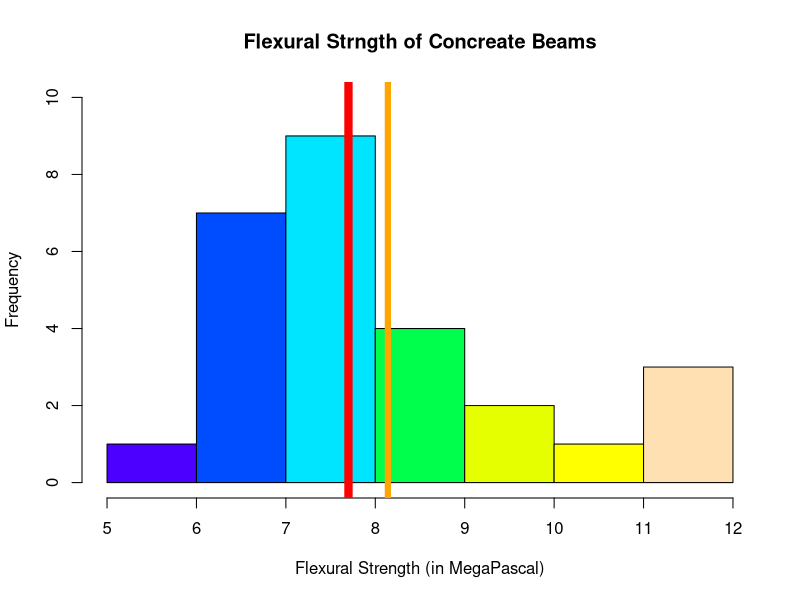
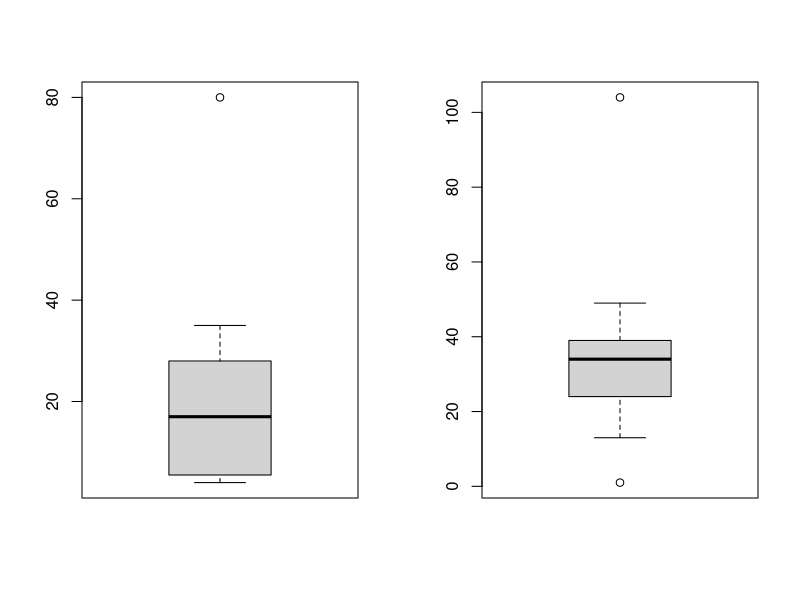
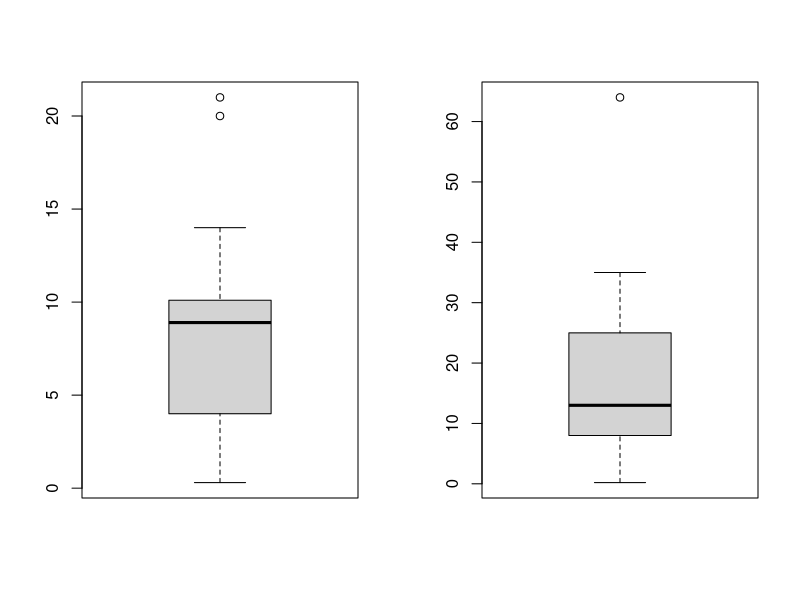
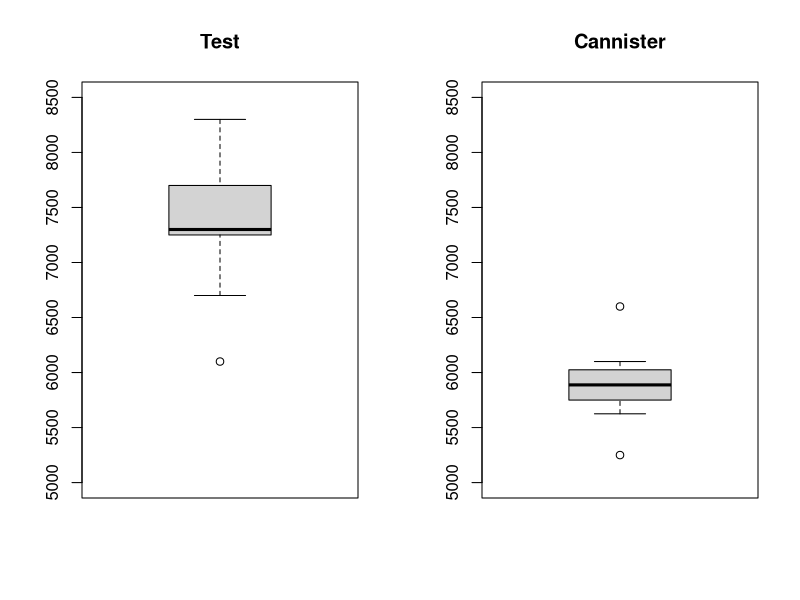

The R script that drew these images, in order:
## ---- chunk 1
library(dplyr)
library(ggplot2)
## ---- chunk 2
beam <- c(5.9, 7.2, 7.3, 6.3, 8.1, 6.8, 7.0, 7.6, 6.8, 6.5, 7.0, 6.3, 7.9, 9.0,
         8.2, 8.7, 7.8, 9.7, 7.4, 7.7, 9.7, 7.8, 7.7, 11.6, 11.3, 11.8, 10.7)
stem(beam)
## ---- chunk 3
hist(beam, 
     col = topo.colors(7), 
     ylim = c(0,10), 
     xlab= "Flexural Strength (in MegaPascal)",
     main = "Flexural Strngth of Concreate Beams")
abline(v=mean(beam), col="orange", lwd = 6)
abline(v=median(beam), col="red", lwd = 8)
## ---- chunk 4
proportion <- mean(as.integer(beam > 10))
print(paste(round(proportion*100,2), "%"))
## ---- chunk 5
wood.g <- c(.31, .35, .36, .36, .37, .38, .40, .40, .40,
            .41, .41, .42, .42, .42, .42, .42, .43, .44,
            .45, .46, .46, .47, .48, .48, .48, .51, .54,
            .54, .55, .58, .62, .66, .66, .67, .68, .75)
## ---- chunk 6
stem(wood.g, scale = 0.1)
stem(wood.g, scale = 0.5)
stem(wood.g)
## ---- chunk 7
cylinders <- c(6.1, 5.8, 7.8, 7.1, 7.2, 9.2, 6.6, 8.3, 7.0, 8.3,
           7.8, 8.1, 7.4, 8.5, 8.9, 9.8, 9.7, 14.1, 12.6, 11.2)
## ---- chunk 8
stem(cylinders, scale = 2)
## ---- chunk 9
# find mode 
sort(table(cylinders))
mode <- ((8.3-7.8)/2)+7.8
mean(cylinders)
median(cylinders)
# hist(cylinders, 
#      col = topo.colors(7), 
#      ylim = c(0,6),
#      xlim = c(0, 15),
#      xlab= "Flexural Strength (in MegaPascal)",
#      main = "Flexural Strength of Concrete Cylinders",
#      breaks = c(4,5,6,7,8,9,10,11,12,13,14,15))
# abline(v=mean(cylinders), col="orange", lwd = 6)
# abline(v=median(cylinders), col="red", lwd = 8)
# abline(v=mode, col="yellow", lwd = 6)
## ---- chunk 10
cylinders.clean <- c(6.1, 5.8, 7.8, 7.1, 7.2, 9.2, 6.6, 8.3, 7.0, 8.3,
           7.8, 8.1, 7.4, 8.5, 8.9, 9.8, 9.7)
cylinders.clean
mean(cylinders.clean)
median(cylinders.clean)
## ---- chunk 11
proportion2 <- mean(as.integer(cylinders > 10))
print(paste(round(proportion2*100,2), "%"))
## ---- chunk 12
urban <- c(6.0, 5.0, 11.0, 33.0, 4.0, 5.0, 80.0, 18.0, 35.0, 17.0, 23.0)
farm <- c(4.0, 14.0, 11.0, 9.0, 9.0, 8.0, 4.0, 20.0, 5.0, 8.9, 21.0, 9.2, 3.0, 2.0, 0.3 )
## ---- chunk 13
mean(urban)
mean(farm)
## ---- chunk 14
median(urban)
median(farm)
## ---- chunk 15
sort(urban)
sort(farm)
## ---- chunk 16
urban.trim <- c(6.0, 5.0, 11.0, 33.0, 5.0, 18.0, 35.0, 17.0, 23.0)
farm.trim <- c(4.0, 14.0, 11.0, 9.0, 9.0, 8.0, 4.0, 20.0, 5.0, 8.9, 9.2, 3.0, 2.0)
## ---- chunk 17
(sum(urban)-84)/length(urban)
(sum(farm)-21.3)/length(farm)
## ---- chunk 18
mean(urban.trim)
mean(farm.trim)
## ---- chunk 19
stem(urban, scale = 2)
stem(farm, scale = .5)
## ---- chunk 20
urban
farm
## ---- chunk 21
sd(urban)
sd(farm)
## ---- chunk 22
# hint
sigma_x_i.u <- 237.0
sigma_x_i.f <- 128.4
sigma_x_i_2.u <- 10079
sigma_x_i_2.f <- 1617.94
n.u <- length(urban)
n.f <- length(farm)
constant.u <- 1/(n.u-1)
constant.f <- 1/(n.f-1)
sv.u <- constant.u*(sigma_x_i_2.u - (sigma_x_i.u)^2/n.u)
sv.f <- constant.f*(sigma_x_i_2.f - (sigma_x_i.f)^2/n.f)
sqrt(sv.u)
sqrt(sv.f)
## ---- chunk 23
quantile(urban)
quantile(farm)
## ---- chunk 24
# sort 
sorted.u <- sort(urban)
sorted.f <- sort(farm)
sorted.u
sorted.f
# find included value 
include.u <- as.integer(n.u/2)+1
include.f <- as.integer(n.f/2)+1
sorted.u[include.u]
sorted.f[include.f]
# upper and lower forth 
urban.lower <- c(4,  5,  5,  6, 11, 17)
urban.upper <- c(17, 18, 23, 33, 35, 80)
farm.lower <- c(0.3,  2.0,  3.0,  4.0,  4.0,  5.0,  8.0,  8.9)
farm.upper <- c(8.9,  9.0,  9.0,  9.2, 11.0, 14.0, 20.0, 21.0)
## ---- chunk 25
min(urban)
median(urban.lower)
median(urban)
median(urban.upper)
max(urban)
min(farm)
median(farm.lower)
median(farm)
median(farm.upper)
max(farm)
## ---- chunk 26
urban.bag <- c(34.0, 49.0, 13.0, 33.0, 24.0, 24.0, 35.0, 104.0, 34.0, 40.0, 38.0, 1.0)
farm.bag <- c(2.0, 64.0, 6.0, 17.0, 35.0, 11.0, 17.0, 13.0, 5.0, 27.0, 23.0,
              28.0, 10.0, 13.0, 0.2)
quantile(urban.bag)
quantile(farm.bag)
## ---- chunk 27
par(mfrow = c(1,2))
boxplot(urban)
boxplot(urban.bag)
par(mfrow = c(1,2))
boxplot(farm)
boxplot(farm.bag)
## ---- chunk 28
oxi.induct.time.min <- c(87, 103, 130, 160, 180, 195, 132, 145, 211, 105, 145,
                         153, 152, 138, 87, 99, 93, 119, 129)
## ---- chunk 29
oxi.var <- var(oxi.induct.time.min)
oxi.sd <- sd(oxi.induct.time.min)
oxi.var
oxi.sd
## ---- chunk 30
oxi.var/60^2
oxi.sd/60
# verification 
oxi.induct.time.hour <- oxi.induct.time.min/60
var(oxi.induct.time.hour)
sd(oxi.induct.time.hour) 
## ---- chunk 31
Test <-c(7200, 6100, 7300, 7300, 8000, 7400,
         7300, 7300, 8000, 6700, 8300)         
Cannister <- c(5250, 5625, 5900, 5900, 5700, 6050,
               5800, 6000, 5875, 6100, 5850, 6600)
## ---- chunk 32
par(mfrow = c(1,2))
boxplot(Test, ylim = c(5000, 8500), main = "Test")
boxplot(Cannister, ylim = c(5000, 8500), main = "Cannister")
## ---- chunk 33
mean(Test)-mean(Cannister)
mean(Test)
mean(Cannister)
sd(Test)
sd(Cannister)
